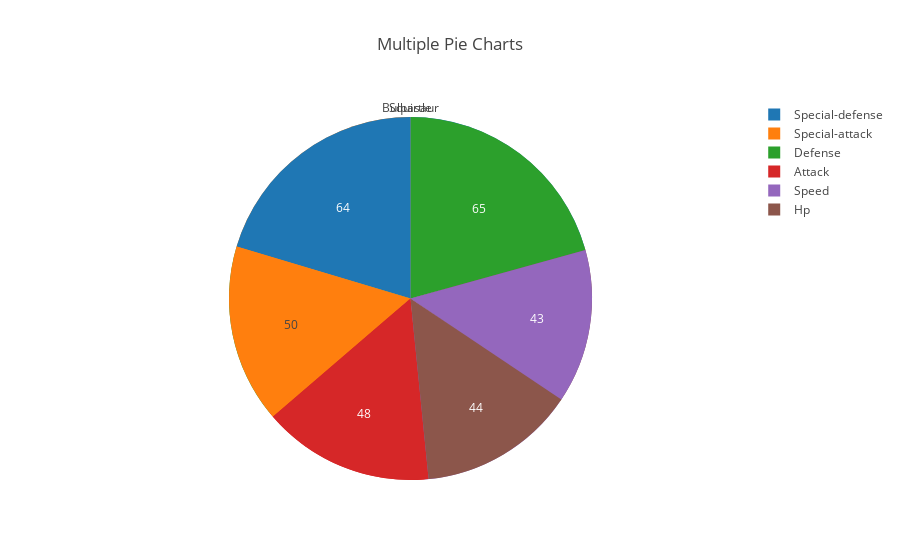

Notebook code for this chart:
### Code cell
#group stack relative overlay (opacity?)
update_graph_stacked_bar(choices, 'stack')

### Figure 1 — Plotly figure (JSON) as saved in the notebook; plotly's stock layout.template omitted (floating-point values rounded to 4 significant figures)
{"data": [{"hoverinfo": "label+value", "labels": ["Speed", "Special-defense", "Special-attack", "Defense", "Attack", "Hp"], "name": "Bulbasaur", "textinfo": "value", "title": {"text": "Bulbasaur"}, "type": "pie", "uid": "851a5144-1d98-4c22-bc54-5335c249632a", "values": [45, 65, 65, 49, 49, 45]}, {"hoverinfo": "label+value", "labels": ["Speed", "Special-defense", "Special-attack", "Defense", "Attack", "Hp"], "name": "Squirtle", "textinfo": "value", "title": {"text": "Squirtle"}, "type": "pie", "uid": "b2ec67da-7948-4094-a3b4-1b5c0b13ee53", "values": [43, 64, 50, 65, 48, 44]}], "layout": {"showlegend": true, "title": {"text": "Multiple Pie Charts"}}}
